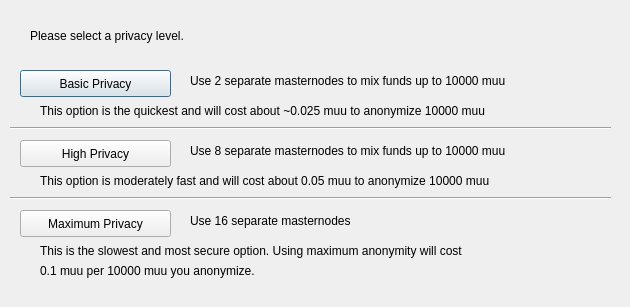
<?xml version="1.0" encoding="UTF-8"?>
<ui version="4.0">
 <class>ObfuscationConfig</class>
 <widget class="QDialog" name="ObfuscationConfig">
  <property name="geometry">
   <rect>
    <x>0</x>
    <y>0</y>
    <width>630</width>
    <height>307</height>
   </rect>
  </property>
  <property name="windowTitle">
   <string>Configure Obfuscation</string>
  </property>
  <widget class="QPushButton" name="buttonBasic">
   <property name="geometry">
    <rect>
     <x>20</x>
     <y>70</y>
     <width>151</width>
     <height>27</height>
    </rect>
   </property>
   <property name="text">
    <string>Basic Privacy</string>
   </property>
  </widget>
  <widget class="QPushButton" name="buttonHigh">
   <property name="geometry">
    <rect>
     <x>20</x>
     <y>140</y>
     <width>151</width>
     <height>27</height>
    </rect>
   </property>
   <property name="text">
    <string>High Privacy</string>
   </property>
  </widget>
  <widget class="QPushButton" name="buttonMax">
   <property name="geometry">
    <rect>
     <x>20</x>
     <y>210</y>
     <width>151</width>
     <height>27</height>
    </rect>
   </property>
   <property name="text">
    <string>Maximum Privacy</string>
   </property>
  </widget>
  <widget class="QLabel" name="label">
   <property name="geometry">
    <rect>
     <x>30</x>
     <y>20</y>
     <width>571</width>
     <height>31</height>
    </rect>
   </property>
   <property name="text">
    <string>Please select a privacy level.</string>
   </property>
  </widget>
  <widget class="QLabel" name="label_2">
   <property name="geometry">
    <rect>
     <x>190</x>
     <y>70</y>
     <width>421</width>
     <height>21</height>
    </rect>
   </property>
   <property name="text">
    <string>Use 2 separate masternodes to mix funds up to 10000 muu</string>
   </property>
  </widget>
  <widget class="QLabel" name="label_3">
   <property name="geometry">
    <rect>
     <x>190</x>
     <y>140</y>
     <width>411</width>
     <height>21</height>
    </rect>
   </property>
   <property name="text">
    <string>Use 8 separate masternodes to mix funds up to 10000 muu</string>
   </property>
  </widget>
  <widget class="QLabel" name="label_4">
   <property name="geometry">
    <rect>
     <x>190</x>
     <y>210</y>
     <width>421</width>
     <height>21</height>
    </rect>
   </property>
   <property name="text">
    <string>Use 16 separate masternodes</string>
   </property>
  </widget>
  <widget class="QLabel" name="label_6">
   <property name="geometry">
    <rect>
     <x>40</x>
     <y>100</y>
     <width>561</width>
     <height>21</height>
    </rect>
   </property>
   <property name="text">
    <string>This option is the quickest and will cost about ~0.025 muu to anonymize 10000 muu</string>
   </property>
  </widget>
  <widget class="QLabel" name="label_7">
   <property name="geometry">
    <rect>
     <x>40</x>
     <y>170</y>
     <width>561</width>
     <height>21</height>
    </rect>
   </property>
   <property name="text">
    <string>This option is moderately fast and will cost about 0.05 muu to anonymize 10000 muu</string>
   </property>
  </widget>
  <widget class="QLabel" name="label_8">
   <property name="geometry">
    <rect>
     <x>40</x>
     <y>240</y>
     <width>561</width>
     <height>21</height>
    </rect>
   </property>
   <property name="text">
    <string>This is the slowest and most secure option. Using maximum anonymity will cost</string>
   </property>
  </widget>
  <widget class="QLabel" name="label_9">
   <property name="geometry">
    <rect>
     <x>40</x>
     <y>260</y>
     <width>561</width>
     <height>21</height>
    </rect>
   </property>
   <property name="text">
    <string>0.1 muu per 10000 muu you anonymize.</string>
   </property>
  </widget>
  <widget class="Line" name="line">
   <property name="geometry">
    <rect>
     <x>10</x>
     <y>120</y>
     <width>601</width>
     <height>16</height>
    </rect>
   </property>
   <property name="orientation">
    <enum>Qt::Horizontal</enum>
   </property>
  </widget>
  <widget class="Line" name="line_2">
   <property name="geometry">
    <rect>
     <x>10</x>
     <y>190</y>
     <width>601</width>
     <height>16</height>
    </rect>
   </property>
   <property name="orientation">
    <enum>Qt::Horizontal</enum>
   </property>
  </widget>
 </widget>
 <resources/>
 <connections/>
</ui>
